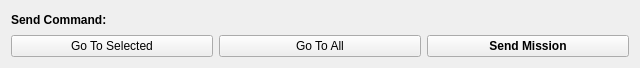
<?xml version="1.0" encoding="UTF-8"?>
<ui version="4.0">
 <class>Form</class>
 <widget class="QWidget" name="Form">
  <property name="geometry">
   <rect>
    <x>0</x>
    <y>0</y>
    <width>640</width>
    <height>68</height>
   </rect>
  </property>
  <property name="sizePolicy">
   <sizepolicy hsizetype="Minimum" vsizetype="Minimum">
    <horstretch>0</horstretch>
    <verstretch>0</verstretch>
   </sizepolicy>
  </property>
  <property name="windowTitle">
   <string>Form</string>
  </property>
  <layout class="QVBoxLayout" name="verticalLayout">
   <item>
    <widget class="QLabel" name="label">
     <property name="font">
      <font>
       <weight>75</weight>
       <bold>true</bold>
      </font>
     </property>
     <property name="text">
      <string>Send Command:</string>
     </property>
    </widget>
   </item>
   <item>
    <layout class="QHBoxLayout" name="horizontalLayout">
     <item>
      <widget class="QPushButton" name="goToButton">
       <property name="text">
        <string>Go To Selected</string>
       </property>
      </widget>
     </item>
     <item>
      <widget class="QPushButton" name="goToAllButton">
       <property name="text">
        <string>Go To All</string>
       </property>
      </widget>
     </item>
     <item>
      <widget class="QPushButton" name="sendMissionButton">
       <property name="font">
        <font>
         <weight>75</weight>
         <bold>true</bold>
        </font>
       </property>
       <property name="text">
        <string>Send Mission</string>
       </property>
      </widget>
     </item>
    </layout>
   </item>
  </layout>
 </widget>
 <resources/>
 <connections/>
</ui>
